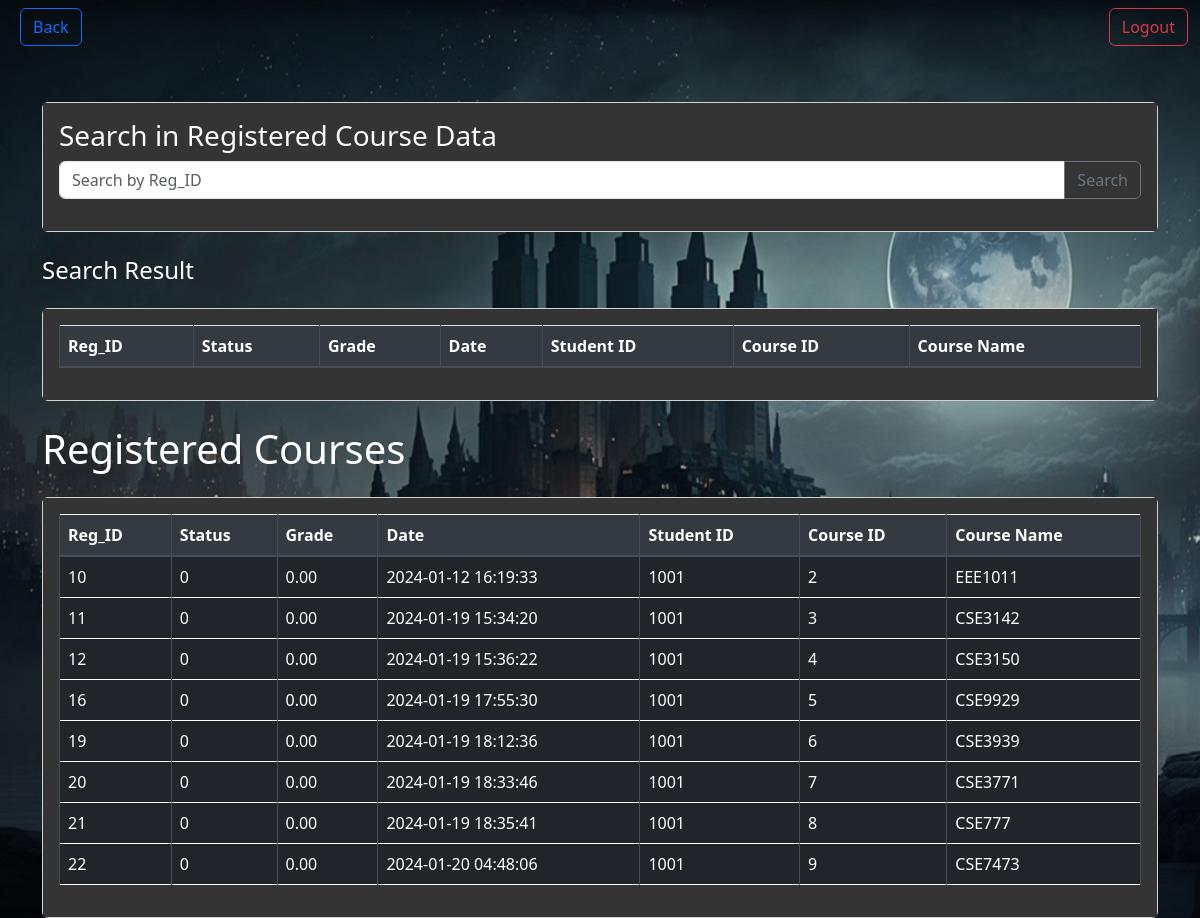
Screenshot of /registeredCourses.php (signed in) with the database file from the repository.
### tables this page shows
CREATE TABLE `register` (
  `reg_id` int(11) NOT NULL,
  `status` int(11) DEFAULT NULL,
  `grade` decimal(10,2) DEFAULT NULL,
  `date` timestamp NULL DEFAULT current_timestamp(),
  `Student_ID` int(11) NOT NULL,
  `course_id` int(11) NOT NULL
);

CREATE TABLE `course` (
  `course_id` int(11) NOT NULL,
  `title` varchar(255) DEFAULT NULL,
  `credit` decimal(10,2) DEFAULT NULL,
  `department` varchar(255) DEFAULT NULL,
  `semester` int(10) DEFAULT NULL,
  `no_of_seats` int(11) DEFAULT NULL,
  `CheckIn` varchar(255) DEFAULT NULL,
  `CheckOut` varchar(255) DEFAULT NULL,
  `dept_ID` int(11) NOT NULL,
  `Instructor_ID` int(11) NOT NULL
);

### registeredCourses.php (the view, shortened to what this page needs)
<?php
include("connection.php");
?>
<!DOCTYPE html>
<html lang="en">
<head>
    <link href="https://stackpath.bootstrapcdn.com/bootstrap/4.5.2/css/bootstrap.min.css" rel="stylesheet">
    <link rel="stylesheet" href="styleedit.css">
</head>
<body>
<?php include("navtrans1.php"); ?>
<div class="container mt-5">
    <div class="card mb-4">
        <div class="card-body">
            <h3 class="card-title">Search in Registered Course Data</h3>
            <form action="" method="GET">
                <div class="input-group mb-3">
                    <input type="text" name="search" value="<?php if(isset($_GET['search'])) {echo htmlspecialchars($_GET['search']);} ?>" class="form-control" placeholder="Search by Reg_ID" aria-label="Search" aria-describedby="basic-addon2">
                    <div class="input-group-append">
                        <button class="btn btn-outline-secondary" type="submit">Search</button>
                    </div>
                </div>
            </form>
        </div>
    </div>
    <h4 class="mb-4"style="color:white;">Search Result</h4>
    <div class="card mb-4">
        <div class="card-body">
            <table class="table table-bordered">
                <thead class="thead-dark">
                    <tr>
                        <th>Reg_ID</th>
                        <th>Status</th>
                        <th>Grade</th>
                        <th>Date</th>
                        <th>Student ID</th>
                        <th>Course ID</th>
                        <th>Course Name</th>
                    </tr>
                </thead>
            </table>
        </div>
    </div>
    <h1 class="mb-4"style="color:white;">Registered Courses</h1>
    <div class="card">
        <div class="card-body">
            <table class="table table-dark table-bordered">
                <thead class="thead-dark">
                    <tr>
                        <th>Reg_ID</th>
                        <th>Status</th>
                        <th>Grade</th>
                        <th>Date</th>
                        <th>Student ID</th>
                        <th>Course ID</th>
                        <th>Course Name</th>
                    </tr>
                </thead>
                <tbody>
                    <?php
                    $email = $_SESSION['Email'];
                    $Student_ID = "SELECT Student_ID FROM student WHERE Email = '$email'";
                    $result = mysqli_query($conn, $Student_ID);
                    $row = mysqli_fetch_assoc($result);
                    $Std_ID = $row['Student_ID'];
                    $sql = "SELECT register.reg_id, register.status, register.grade, register.date, register.Student_ID, register.course_id, course.title
                            FROM register
                            JOIN course ON register.course_id = course.course_id
                            WHERE register.Student_ID='$Std_ID'";
                    $result = $conn->query($sql);
                    if ($result->num_rows > 0) {
                        while ($row = $result->fetch_assoc()) {
                            echo "<tr>";
                            echo "<td>" . htmlspecialchars($row["reg_id"]) . "</td>";
                            echo "<td>" . htmlspecialchars($row["status"]) . "</td>";
                            echo "<td>" . htmlspecialchars($row["grade"]) . "</td>";
                            echo "<td>" . htmlspecialchars($row["date"]) . "</td>";
                            echo "<td>" . htmlspecialchars($row["Student_ID"]) . "</td>";
                            echo "<td>" . htmlspecialchars($row["course_id"]) . "</td>";
                            echo "<td>" . htmlspecialchars($row["title"]) . "</td>";
                            echo "</tr>";
                        }
                    } else {
                        echo "<tr><td colspan='7'>No records found</td></tr>";
                    }
                    ?>
                </tbody>
            </table>
        </div>
    </div>
</div>
</body>
</html>

### styleedit.css (style rules this page uses)
body { background-image: url('images/databack.jpg'); background-size: cover; background-repeat: no-repeat; background-attachment: fixed; }
.card { background-color:#343434; color: #f8f9fa; border: #212529; }
.card .card-body { background-color:#343434; border: #212529; color: #f8f9fa; }
.table { background-color: #212529; color: #f8f9fa; }
.table thead th { background-color: #343a40; color: #f8f9fa; }
.form-control { background-color: #6c757d; color: #f8f9fa; border-color: #495057; }
.form-control::placeholder { color: #ced4da; }

### rows the page displays
register: reg_id "10", status "0", grade "0.00", date "2024-01-12 16:19:33", Student_ID "1001", course "2", course.title "EEE1011"
register: reg_id "11", status "0", grade "0.00", date "2024-01-19 15:34:20", Student_ID "1001", course "3", course.title "CSE3142"
register: reg_id "12", status "0", grade "0.00", date "2024-01-19 15:36:22", Student_ID "1001", course "4", course.title "CSE3150"
register: reg_id "16", status "0", grade "0.00", date "2024-01-19 17:55:30", Student_ID "1001", course "5", course.title "CSE9929"
register: reg_id "19", status "0", grade "0.00", date "2024-01-19 18:12:36", Student_ID "1001", course "6", course.title "CSE3939"
register: reg_id "20", status "0", grade "0.00", date "2024-01-19 18:33:46", Student_ID "1001", course "7", course.title "CSE3771"
register: reg_id "21", status "0", grade "0.00", date "2024-01-19 18:35:41", Student_ID "1001", course "8", course.title "CSE777"
register: reg_id "22", status "0", grade "0.00", date "2024-01-20 04:48:06", Student_ID "1001", course "9", course.title "CSE7473"
